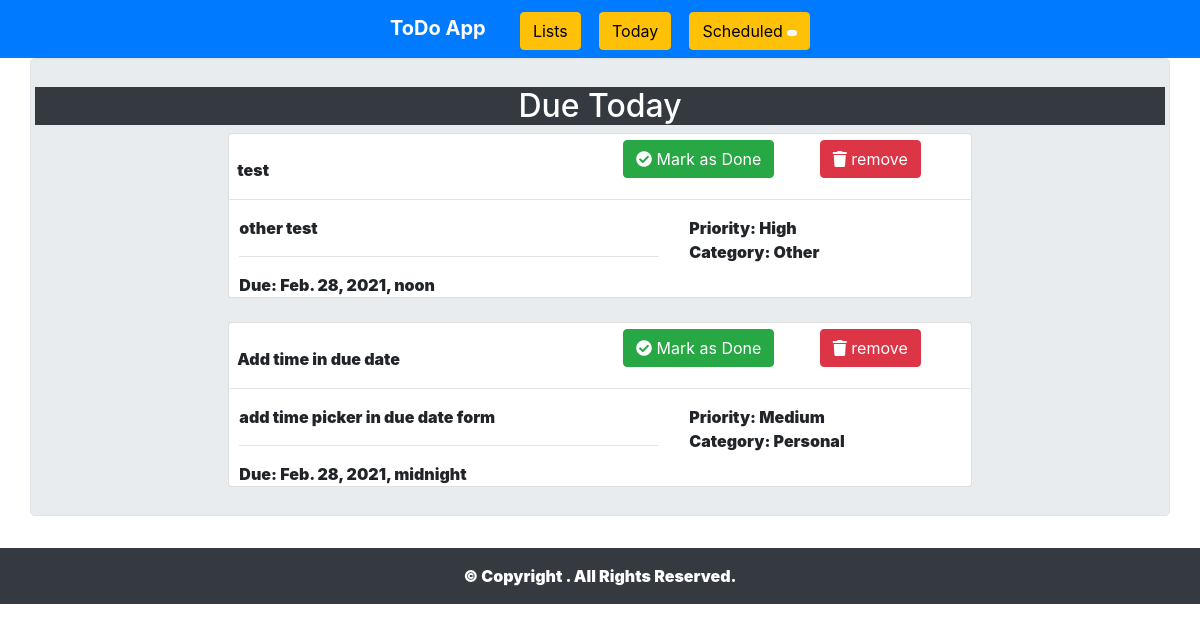
The page /today on the database as committed earlier.
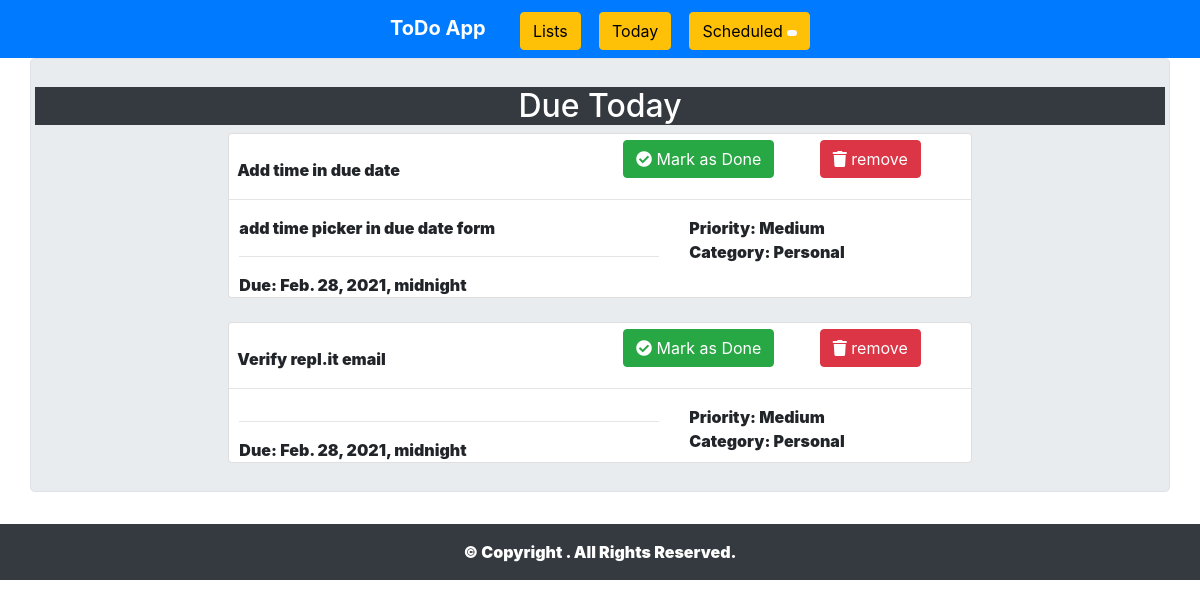
The same page on the database as committed later.
### todoapp/models.py (models this page shows, shortened)
class todoModel(models.Model):
    heading = models.CharField(max_length=100)
    notes = models.TextField(blank=True)
    p = (('None', 'None'), ('Low', 'Low'), ('Medium', 'Medium'), ('High', 'High'))
    c = (('Personal', 'Personal'), ('Work', 'Work'), ('Other', 'Other'))
    priority = models.CharField(choices=p, default='None', blank=True, max_length=10)
    category = models.CharField(choices=c, default='Other', blank=True, max_length=10)
    assigned_date = models.DateTimeField(default=datetime.now, blank=True)
    due_date = models.DateTimeField(null=True, blank=True)
    done = models.BooleanField(default=False, blank=True)
    class Meta:
        managed = True

### todoapp/views.py (the view)
# urls.py: path('today', views.Today),
def Today(request):
    form = models.todoForm
    lists = models.todoModel.objects.filter(due_date__date=date.today())
    return render(request, 'today.html', {'form': form, 'page_title': 'Today', 'lists': lists})

### templates/today.html (shortened to what this page needs)
{% extends 'base.html' %}
{% block content%}
<h2 class="bg-dark text-white" align="center">Due Today</h2>
<div class="row">
<div class="col-md-2">
</div>
<div class="col-md-8">
    {% for i in lists %}
        <div class="card">
            <div class="row">
                <div class="col-md-6" align="left" style="margin-left:8px;">
                   <br> <b>{{ i.heading }}</b>
                </div>
                {% if i.done == False %}
                <div class="col-md-3" style="margin-top:6px;">
                     <form action="/done/{{i.id}}" method="POST" style=" padding-right: 3%; padding-bottom: 3%;">
                        <button value="remove" type="submit" class="btn btn-success"><i class="fas fa-check-circle"></i> Mark as Done</button>
                    </form>
                </div>
                {% endif %}
                <div class="col-md-2" style="margin-top:6px; margin-left:4px;">
                     <form action="/delete/{{i.id}}" method="POST" style=" padding-right: 3%; padding-bottom: 3%;">
                        <button value="remove" type="submit" class="btn btn-danger"><i class="fa fa-trash"></i> remove</button>
                    </form>
                </div>
            </div>
            <hr>
            <div class="row">
                <div class="col-md-7" style="margin-left:10px;">
                   {{ i.notes }}<hr>
                    Due: {{ i.due_date }}<br>
                </div>
                <div class="col-md-3">
                    Priority: {{ i.priority }}<br>
                    Category: {{ i.category }}<br>
                </div>
            </div>
        </div>
        <br>
    {% endfor %}
</div>
</div>
{% endblock %}

Rows that differ between the two databases and show on the page:
removed todoModel: heading "test", notes "other test", due_date "Feb. 28, 2021, noon", priority "High", category "Other"
added todoModel: heading "Verify repl.it email", due_date "Feb. 28, 2021, midnight", priority "Medium", category "Personal"
